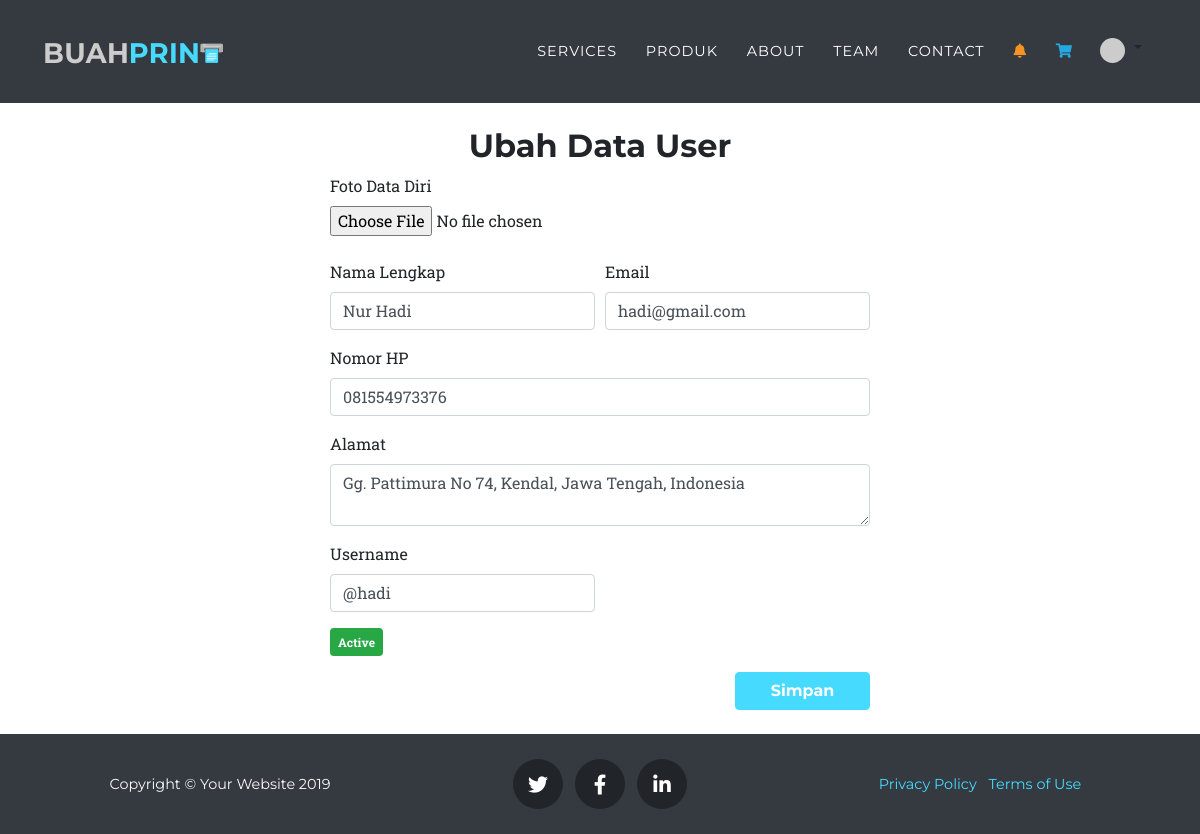
/ejsc/ubah_profile.php (signed in), run on the app's committed database.
### tables this page shows
CREATE TABLE `user` (
  `ID_USER` char(10) NOT NULL,
  `NAMA_USER` varchar(40) NOT NULL,
  `STATUS_USER` int(1) NOT NULL DEFAULT '1',
  `SALDO_USER` int(11) NOT NULL,
  `FOTO_IDENTITAS` varchar(200) DEFAULT NULL,
  `EMAIL_USER` varchar(100) NOT NULL,
  `NO_HP_USER` varchar(13) NOT NULL,
  `ALAMAT_USER` text NOT NULL,
  `USERNAME_USER` varchar(50) NOT NULL,
  `PASSWORD_USER` varchar(32) NOT NULL
);

### ejsc/ubah_profile.php (the view, shortened to what this page needs)
<?php
include 'includes/config.php';
require 'includes/header_content.php';
if (isset($_SESSION['id_user'])){
    $id_user = $_SESSION['id_user'];
    $query = mysqli_query ($con, "SELECT * FROM user  WHERE ID_USER = '$id_user'");
    $result = mysqli_fetch_assoc($query);
    $nama_user = $result['NAMA_USER'];
    $email_user = $result['EMAIL_USER'];
    $no_hp = $result['NO_HP_USER'];
    $alamat = $result['ALAMAT_USER'];
    $username = $result['USERNAME_USER'];
    $active = $result["STATUS_USER"];
}
?>
<div class="container my-4">
    <div class="title text-center">
    <h2>Ubah Data User</h2>
    </div>
    <div class="row justify-content-center">
    <div class="col-6">
    <form action="ubah_profile_query.php" method="post" enctype="multipart/form-data">
        <div class="form-group">
            <label for="inputAddress">Foto Data Diri</label><br>
            <input type="file" name="foto_diri" id="foto_diri" accept=".jpg, .png, .jpeg">
        </div>
        <div class="form-row mt-4">
            <div class="form-group col-md-6">
                <label for="inputName">Nama Lengkap</label>
                <input type="text" name="nama_user" class="form-control" id="inputName" placeholder="Nama Lengkap" value="<?= $nama_user?>" required pattern="^[A-Za-z -.]+$" title="Mohon masukkan hanya huruf">
            </div>
            <div class="form-group col-md-6">
                <label for="inputEmail4">Email</label>
                <input type="email" name="email_user" class="form-control" id="inputEmail4" placeholder="xxxx@email.com" value="<?= $email_user?>" required title="Mohon masukkan Email Valid">
            </div>
        </div>
        <div class="form-group">
            <label for="inputAddress">Nomor HP</label>
            <input type="text" name="no_hp" class="form-control" id="inputAddress" placeholder="+68" value="<?= $no_hp?>" required pattern="[0-9]{9,13}" title="Mohon masukkan hanya angka, 9 - 13 digit">
        </div>
        <div class="form-group">
            <label for="inputAddress2">Alamat</label>
            <textarea name="alamat" class="form-control" id="inputAddress2" placeholder="Apartment, studio, or floor" required minlength=20 title="Mohon masukkan lebih dari 20 character"><?= $alamat?></textarea>
        </div>
        <div class="form-row">
            <div class="form-group col-md-6">
                <label for="inputCity">Username</label>
                <input type="text" name="username" class="form-control" id="inputCity" value="<?=$username?>" required pattern="^(?=.*[@])[A-Za-z0-9 @_.]+$" title="Username Format: huruf, angka, ._ dan harus menyertakan @">
            </div>
        </div>
        <div class="form-group">
            <span class="badge badge-<?php if($active == 1 ){echo "success";}else{echo "danger";}?> p-2"><?php if($active == 1 ){echo "Active";}else{echo "Not Active";}?></span>
        </div>
        <div class="text-right">
        <input type="submit" value="Simpan" name="edit_profil_user" class="btn btn-primary w-25">
        </div>
        </form>
    </div>
    </div>
    </div>
<?php
require 'includes/footer.php';
?>

### ejsc/css/agency.css (style rules this page uses)
html { scroll-behavior: smooth; }
body { overflow-x: hidden; font-family: 'Roboto Slab', -apple-system, BlinkMacSystemFont, 'Segoe UI', Roboto, 'Helvetica Neue', Arial, sans-serif, 'Apple Color Emoji', 'Segoe UI Emoji', 'Segoe UI Symbol', 'Noto Color Emoji'; }
h1, h2, h3, h4, h5, h6 { font-weight: 700; font-family: 'Montserrat', -apple-system, BlinkMacSystemFont, 'Segoe UI', Roboto, 'Helvetica Neue', Arial, sans-serif, 'Apple Color Emoji', 'Segoe UI Emoji', 'Segoe UI Symbol', 'Noto Color Emoji'; }
.btn { font-family: 'Montserrat', -apple-system, BlinkMacSystemFont, 'Segoe UI', Roboto, 'Helvetica Neue', Arial, sans-serif, 'Apple Color Emoji', 'Segoe UI Emoji', 'Segoe UI Symbol', 'Noto Color Emoji'; font-weight: 700; }
.btn-primary { background-color: #47DAFF; border-color: #47DAFF; }

### data on the page
user: nama_user "Nur Hadi", email_user "hadi@gmail.com", no_hp "081554973376", alamat "Gg. Pattimura No 74, Kendal, Jawa Tengah, Indonesia", username "@hadi"
